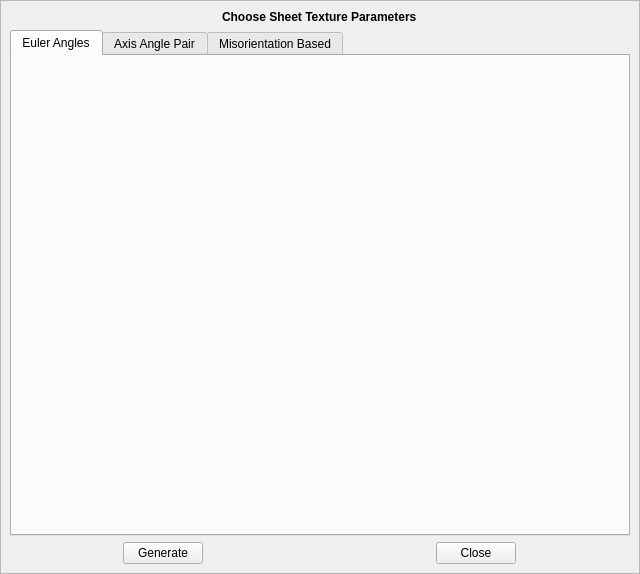
<?xml version="1.0" encoding="UTF-8"?>
<ui version="4.0">
 <class>SheetTexture</class>
 <widget class="QScrollArea" name="SheetTexture">
  <property name="windowModality">
   <enum>Qt::ApplicationModal</enum>
  </property>
  <property name="geometry">
   <rect>
    <x>0</x>
    <y>0</y>
    <width>640</width>
    <height>574</height>
   </rect>
  </property>
  <property name="windowTitle">
   <string>Sheet Texture Generator</string>
  </property>
  <property name="widgetResizable">
   <bool>true</bool>
  </property>
  <widget class="QWidget" name="scrollAreaWidgetContents">
   <property name="geometry">
    <rect>
     <x>0</x>
     <y>0</y>
     <width>638</width>
     <height>572</height>
    </rect>
   </property>
   <layout class="QGridLayout" name="gridLayout">
    <item row="1" column="0" colspan="2">
     <widget class="QTabWidget" name="tabWidget_sheetTexture">
      <property name="enabled">
       <bool>true</bool>
      </property>
      <property name="tabPosition">
       <enum>QTabWidget::North</enum>
      </property>
      <property name="currentIndex">
       <number>0</number>
      </property>
      <widget class="QWidget" name="tab_21">
       <attribute name="title">
        <string>Euler Angles</string>
       </attribute>
      </widget>
      <widget class="QWidget" name="tab_22">
       <attribute name="title">
        <string>Axis Angle Pair</string>
       </attribute>
       <layout class="QGridLayout" name="gridLayout_13"/>
      </widget>
      <widget class="QWidget" name="tab_25">
       <attribute name="title">
        <string>Misorientation Based</string>
       </attribute>
       <layout class="QGridLayout" name="gridLayout_17"/>
      </widget>
     </widget>
    </item>
    <item row="2" column="0" alignment="Qt::AlignHCenter">
     <widget class="QPushButton" name="pushButton">
      <property name="text">
       <string>Generate</string>
      </property>
     </widget>
    </item>
    <item row="2" column="1" alignment="Qt::AlignHCenter">
     <widget class="QPushButton" name="pushButton_2">
      <property name="text">
       <string>Close</string>
      </property>
     </widget>
    </item>
    <item row="0" column="0" colspan="2" alignment="Qt::AlignHCenter">
     <widget class="QLabel" name="label">
      <property name="font">
       <font>
        <weight>75</weight>
        <bold>true</bold>
       </font>
      </property>
      <property name="text">
       <string>Choose Sheet Texture Parameters</string>
      </property>
     </widget>
    </item>
   </layout>
  </widget>
 </widget>
 <resources/>
 <connections>
  <connection>
   <sender>pushButton_2</sender>
   <signal>clicked()</signal>
   <receiver>SheetTexture</receiver>
   <slot>close()</slot>
   <hints>
    <hint type="sourcelabel">
     <x>490</x>
     <y>552</y>
    </hint>
    <hint type="destinationlabel">
     <x>571</x>
     <y>551</y>
    </hint>
   </hints>
  </connection>
  <connection>
   <sender>pushButton</sender>
   <signal>clicked()</signal>
   <receiver>SheetTexture</receiver>
   <slot>TexGen()</slot>
   <hints>
    <hint type="sourcelabel">
     <x>167</x>
     <y>550</y>
    </hint>
    <hint type="destinationlabel">
     <x>74</x>
     <y>540</y>
    </hint>
   </hints>
  </connection>
 </connections>
 <slots>
  <slot>TexGen()</slot>
 </slots>
</ui>
